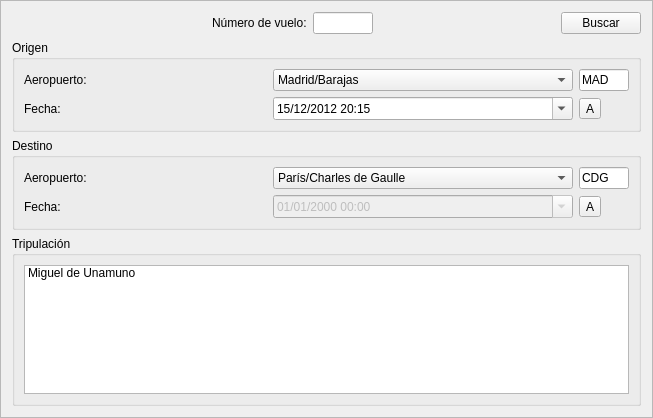
<?xml version="1.0" encoding="UTF-8"?>
<ui version="4.0">
 <class>FBuscaPlan</class>
 <widget class="QFrame" name="FBuscaPlan">
  <property name="geometry">
   <rect>
    <x>0</x>
    <y>0</y>
    <width>653</width>
    <height>418</height>
   </rect>
  </property>
  <property name="windowTitle">
   <string>Frame</string>
  </property>
  <property name="frameShape">
   <enum>QFrame::StyledPanel</enum>
  </property>
  <property name="frameShadow">
   <enum>QFrame::Raised</enum>
  </property>
  <layout class="QVBoxLayout" name="verticalLayout_2">
   <item>
    <layout class="QHBoxLayout" name="horizontalLayout">
     <item>
      <spacer name="horizontalSpacer_2">
       <property name="orientation">
        <enum>Qt::Horizontal</enum>
       </property>
       <property name="sizeHint" stdset="0">
        <size>
         <width>200</width>
         <height>20</height>
        </size>
       </property>
      </spacer>
     </item>
     <item>
      <widget class="QLabel" name="lbl_nvuelo">
       <property name="text">
        <string>Número de vuelo:</string>
       </property>
      </widget>
     </item>
     <item>
      <widget class="QLineEdit" name="nvuelo">
       <property name="maximumSize">
        <size>
         <width>60</width>
         <height>16777215</height>
        </size>
       </property>
       <property name="maxLength">
        <number>4</number>
       </property>
      </widget>
     </item>
     <item>
      <spacer name="horizontalSpacer">
       <property name="orientation">
        <enum>Qt::Horizontal</enum>
       </property>
       <property name="sizeHint" stdset="0">
        <size>
         <width>128</width>
         <height>20</height>
        </size>
       </property>
      </spacer>
     </item>
     <item>
      <widget class="QPushButton" name="btn_buscar">
       <property name="text">
        <string>Buscar</string>
       </property>
      </widget>
     </item>
    </layout>
   </item>
   <item>
    <widget class="QGroupBox" name="gboxOrigen">
     <property name="title">
      <string>Origen</string>
     </property>
     <layout class="QGridLayout" name="gridLayout">
      <item row="0" column="0" colspan="2">
       <widget class="QLabel" name="lbl_aeropOrigen">
        <property name="text">
         <string>Aeropuerto:</string>
        </property>
       </widget>
      </item>
      <item row="0" column="2">
       <widget class="QComboBox" name="aeropOrigen">
        <property name="sizePolicy">
         <sizepolicy hsizetype="Minimum" vsizetype="Fixed">
          <horstretch>0</horstretch>
          <verstretch>0</verstretch>
         </sizepolicy>
        </property>
        <property name="minimumSize">
         <size>
          <width>300</width>
          <height>0</height>
         </size>
        </property>
        <property name="currentIndex">
         <number>1</number>
        </property>
        <item>
         <property name="text">
          <string>Cualquiera</string>
         </property>
        </item>
        <item>
         <property name="text">
          <string>Madrid/Barajas</string>
         </property>
        </item>
        <item>
         <property name="text">
          <string>París/Charles de Gaulle</string>
         </property>
        </item>
        <item>
         <property name="text">
          <string>Londres/Heathrow</string>
         </property>
        </item>
       </widget>
      </item>
      <item row="0" column="3">
       <widget class="QLineEdit" name="cod_aeropOrigen">
        <property name="maximumSize">
         <size>
          <width>50</width>
          <height>16777215</height>
         </size>
        </property>
        <property name="baseSize">
         <size>
          <width>20</width>
          <height>0</height>
         </size>
        </property>
        <property name="text">
         <string>MAD</string>
        </property>
        <property name="maxLength">
         <number>4</number>
        </property>
       </widget>
      </item>
      <item row="1" column="0">
       <widget class="QLabel" name="lbl_fechaOrigen">
        <property name="text">
         <string>Fecha:</string>
        </property>
       </widget>
      </item>
      <item row="1" column="2">
       <widget class="QDateTimeEdit" name="fechaOrigen">
        <property name="minimumSize">
         <size>
          <width>300</width>
          <height>0</height>
         </size>
        </property>
        <property name="dateTime">
         <datetime>
          <hour>20</hour>
          <minute>15</minute>
          <second>0</second>
          <year>2012</year>
          <month>12</month>
          <day>15</day>
         </datetime>
        </property>
        <property name="date">
         <date>
          <year>2012</year>
          <month>12</month>
          <day>15</day>
         </date>
        </property>
        <property name="time">
         <time>
          <hour>20</hour>
          <minute>15</minute>
          <second>0</second>
         </time>
        </property>
        <property name="currentSection">
         <enum>QDateTimeEdit::DaySection</enum>
        </property>
        <property name="displayFormat">
         <string>dd/MM/yyyy HH:mm</string>
        </property>
        <property name="calendarPopup">
         <bool>true</bool>
        </property>
       </widget>
      </item>
      <item row="1" column="3">
       <widget class="QToolButton" name="act_fechaOrigen">
        <property name="text">
         <string>A</string>
        </property>
       </widget>
      </item>
     </layout>
    </widget>
   </item>
   <item>
    <widget class="QGroupBox" name="gboxDestino">
     <property name="title">
      <string>Destino</string>
     </property>
     <layout class="QGridLayout" name="gridLayout_2">
      <item row="0" column="0" colspan="2">
       <widget class="QLabel" name="lbl_aeropDestino">
        <property name="text">
         <string>Aeropuerto:</string>
        </property>
       </widget>
      </item>
      <item row="0" column="2">
       <widget class="QComboBox" name="aeropDestino">
        <property name="sizePolicy">
         <sizepolicy hsizetype="Minimum" vsizetype="Fixed">
          <horstretch>0</horstretch>
          <verstretch>0</verstretch>
         </sizepolicy>
        </property>
        <property name="minimumSize">
         <size>
          <width>300</width>
          <height>0</height>
         </size>
        </property>
        <property name="currentIndex">
         <number>2</number>
        </property>
        <item>
         <property name="text">
          <string>Cualquiera</string>
         </property>
        </item>
        <item>
         <property name="text">
          <string>Madrid/Barajas</string>
         </property>
        </item>
        <item>
         <property name="text">
          <string>París/Charles de Gaulle</string>
         </property>
        </item>
        <item>
         <property name="text">
          <string>Londres/Heathrow</string>
         </property>
        </item>
       </widget>
      </item>
      <item row="0" column="3">
       <widget class="QLineEdit" name="cod_aeropDestino">
        <property name="maximumSize">
         <size>
          <width>50</width>
          <height>16777215</height>
         </size>
        </property>
        <property name="baseSize">
         <size>
          <width>20</width>
          <height>0</height>
         </size>
        </property>
        <property name="text">
         <string>CDG</string>
        </property>
        <property name="maxLength">
         <number>4</number>
        </property>
       </widget>
      </item>
      <item row="1" column="0">
       <widget class="QLabel" name="lbl_fechaDestino">
        <property name="text">
         <string>Fecha:</string>
        </property>
       </widget>
      </item>
      <item row="1" column="2">
       <widget class="QDateTimeEdit" name="fechaDestino">
        <property name="enabled">
         <bool>false</bool>
        </property>
        <property name="minimumSize">
         <size>
          <width>300</width>
          <height>0</height>
         </size>
        </property>
        <property name="currentSection">
         <enum>QDateTimeEdit::DaySection</enum>
        </property>
        <property name="displayFormat">
         <string>dd/MM/yyyy HH:mm</string>
        </property>
        <property name="calendarPopup">
         <bool>true</bool>
        </property>
       </widget>
      </item>
      <item row="1" column="3">
       <widget class="QToolButton" name="act_fechaDestino">
        <property name="text">
         <string>A</string>
        </property>
       </widget>
      </item>
     </layout>
    </widget>
   </item>
   <item>
    <widget class="QGroupBox" name="gboxTripula">
     <property name="title">
      <string>Tripulación</string>
     </property>
     <layout class="QVBoxLayout" name="verticalLayout">
      <item>
       <widget class="QListWidget" name="list_Tripula">
        <item>
         <property name="text">
          <string>Miguel de Unamuno</string>
         </property>
        </item>
       </widget>
      </item>
     </layout>
    </widget>
   </item>
  </layout>
 </widget>
 <resources/>
 <connections/>
</ui>
